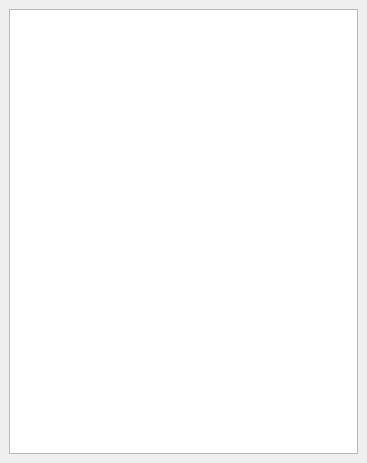
<?xml version="1.0" encoding="UTF-8"?>
<ui version="4.0">
 <class>PlotConfig</class>
 <widget class="QDockWidget" name="PlotConfig">
  <property name="geometry">
   <rect>
    <x>0</x>
    <y>0</y>
    <width>367</width>
    <height>463</height>
   </rect>
  </property>
  <property name="windowTitle">
   <string>Plot Config Panel</string>
  </property>
  <widget class="QWidget" name="centralwidget">
   <property name="sizePolicy">
    <sizepolicy hsizetype="Preferred" vsizetype="Preferred">
     <horstretch>0</horstretch>
     <verstretch>0</verstretch>
    </sizepolicy>
   </property>
   <layout class="QVBoxLayout" name="verticalLayout">
    <item>
     <widget class="QTreeView" name="configview"/>
    </item>
   </layout>
  </widget>
 </widget>
 <resources/>
 <connections/>
</ui>
